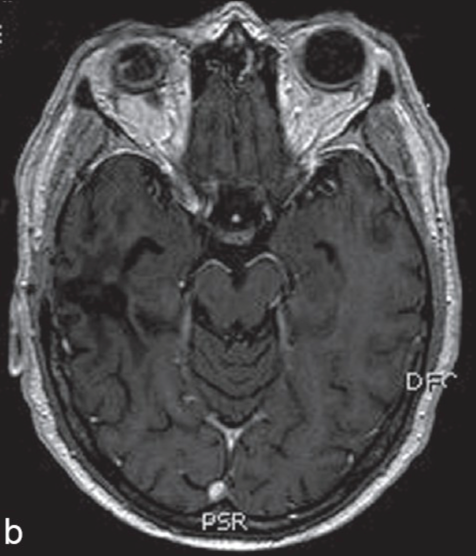
%> input picture t.png, 952 x 1112 px (shown at 1/2 size)
$ octave --eval "result = Segmentation_Fn;"   (GNU Octave 9; MATLAB toolbox functions it lacks are replaced by stand-ins)
%> lines starting %> are read from the running program, lines starting %| are printed output that depends on the picture; in (x1, y1, x2, y2) boxes, pixels count from 0 and x2, y2 are one past the last pixel; in counts of white or black regions, pixels touching at a corner belong together; the program's own positions count from 1
### selectFile.m
function [tumor,noTumor] = selectFile()
%folderName = uigetdir;
%file = fullfile(folderName,fileName);
uigetdir

tumor = imread('t.png');
noTumor = imread('not.png');

%% Display the color Images
figure
imshow(tumor)
figure
imshow(noTumor)
end

### convertBW.m
function [tumorBW,noTumorBW] = convertBW(tumor,noTumor)

tumorBW = rgb2gray(tumor);
noTumorBW = rgb2gray(noTumor);
end

### imSubtract.m
function imDiff = imSubtract(tumorBW,noTumorBW)

noTumSize = size(noTumorBW);
tumSize = size(tumorBW);
if noTumSize ~= tumSize
    pad1 = noTumSize(1)-tumSize(1);
    pad2 = noTumSize(2)-tumSize(2);
end
tumorBW = padarray(tumorBW,[pad1/2,pad2/2]);
%only made to work currently will probably need to be changed
imDiff = abs(tumorBW-noTumorBW);
figure
imshow(imDiff)
end

### imMax.m
function [maximumD,RowC,ColR,m,n] = imMax(imDiff)
maximumD = max(max(imDiff));
[RowC, ColR] = find(imDiff == maximumD);
[m,n]= size(imDiff);

imshow(imDiff)
hold on
plot(RowC, ColR, 'r*')
end

### threshLength.m
function [imDiff,thresh,seg_I,bTumor] = threshLength(imDiff)
%%imtool(diffreImg)
imDiff = mat2gray(imDiff);
thresh = multithresh(imDiff,2);
seg_I = imquantize(imDiff,thresh);

bTumor = seg_I == 3;
imagesc(bTumor)
end

### imThresh.m
function threshIm = imThresh(imDiff,RowC,ColR)
threshIm = imDiff > 8;
figure
imshow(threshIm)
hold on
plot(RowC, ColR, 'r')
hold off
end

### fillRegions.m
function [bTumor2,bTumor3,bTumor4] = fillRegions(bTumor)
bTumor2 = bwareaopen(bTumor, 5000);
figure
imagesc(bTumor2)

bTumor3 = imopen(bTumor2,strel('disk',100));
imagesc([bTumor2,bTumor3])

bTumor4 = imreconstruct(bTumor3,bTumor2);
imagesc([bTumor2,bTumor4])
end

### showBW.m
function showBW(tumorBW,noTumorBW)
figure
imshow(tumorBW)
figure
imshow(noTumorBW)
end

### Segmentation_Fn.m
function [tumorHighlight] = Segmentation_Fn()
%% Get Images
%[tumor, noTumor] = getImages();
[tumor,noTumor] = selectFile();
%> the answer given: .
%> in selectFile, tumor is the input picture: size 1112x952x3 uint8; mean R, G, B 74.9, 74.2, 75.3
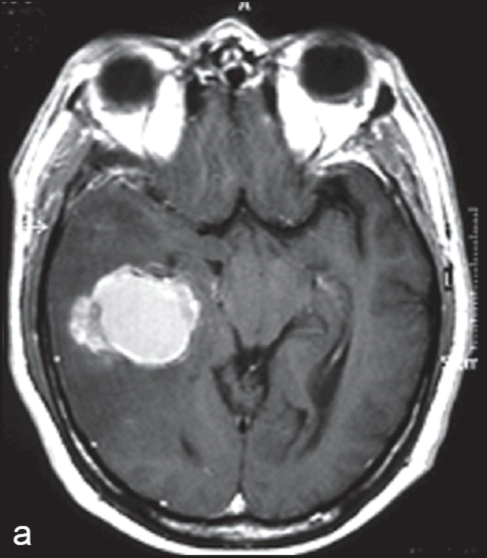
%> input picture not.png, 974 x 1116 px (shown at 1/2 size)
%> in selectFile, noTumor is the input picture: size 1116x974x3 uint8; mean R, G, B 103.3, 103, 104.5

%% Converting from color to black and white
[tumorBW,noTumorBW] = convertBW(tumor,noTumor);

%% Showing Black and white images
showBW(tumorBW,noTumorBW);

%% If images are different sizes, pad
%noTumorBW = imPad(noTumorBW);

%% Subtracting the images
imDiff = imSubtract(tumorBW,noTumorBW);
%> in imSubtract, `imDiff = abs(tumorBW-noTumorBW);`:
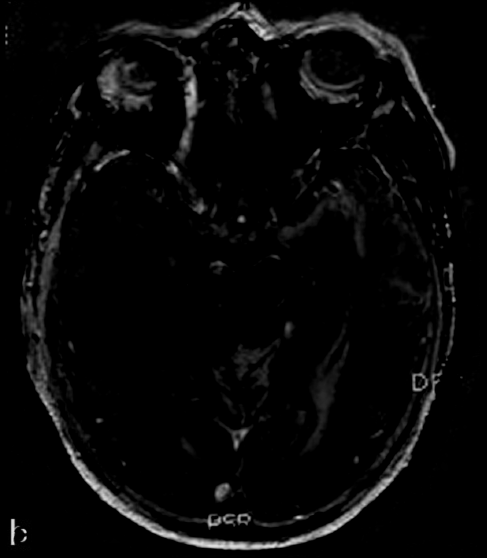
%> imDiff: size 1116x974 uint8 (shown at 1/2 size); min 0, max 228, mean 8.1

%% Finding Maximum Location or Difference
[maximumD,RowC,ColR,m,n] = imMax(imDiff);
%> in imMax, `maximumD = max(max(imDiff));`: maximumD = 228
%> in imMax, `[RowC, ColR] = find(imDiff == maximumD);`: RowC = [1067; 1068]; ColR = [26; 26]
%> maximumD = 228; RowC = [1067; 1068]; ColR = [26; 26]; m = 1116; n = 974

%% Using imtool to determine the Threshold as well as the length
[imDiff,thresh,seg_I,bTumor] = threshLength(imDiff);
%> in threshLength, `thresh = multithresh(imDiff,2);`: thresh = [0.114 0.404]
%> in threshLength, `seg_I = imquantize(imDiff,thresh);`:
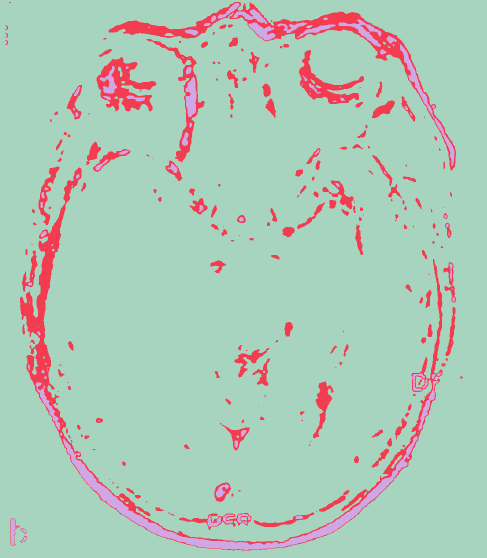
%> seg_I: size 1116x974 double (shown at 1/2 size); 3 distinct labels, from 1 to 3; one colour per label, 0 black
%> in threshLength, `bTumor = seg_I == 3;`:
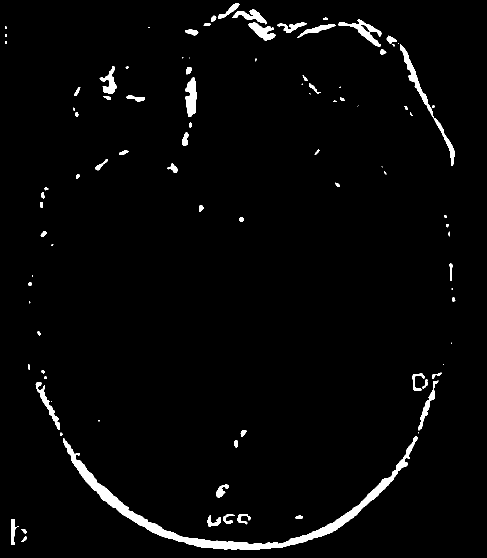
%> bTumor: size 1116x974 logical (shown at 1/2 size); 2.6% white; 94 white regions (28 under 20 px), largest, box (x1, y1, x2, y2) and area: (126, 872, 835, 1100) 11917, (800, 88, 909, 332) 2026, (677, 39, 763, 94) 1260
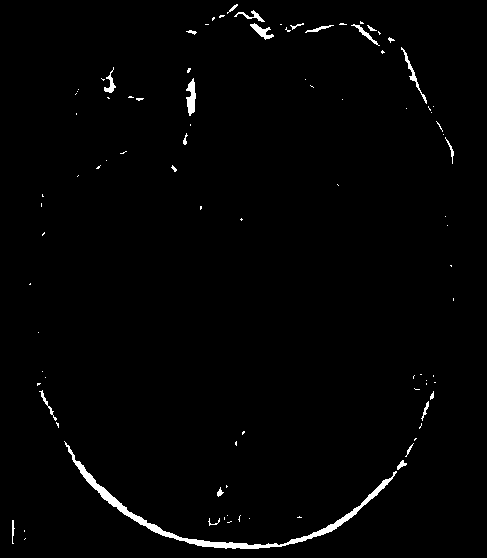
%> figure redrawn from the program's plot data; shown at 1/2 size
%> thresh = [0.114 0.404]

%% Threshold of the Images
threshIm = imThresh(imDiff,RowC,ColR);
%> in imThresh, `threshIm = imDiff > 8;`: threshIm: size 1116x974 logical; every value is 0
%> figure, not shown here; shown at 1/2 size

%% Filling in the Regions
[bTumor2,bTumor3,bTumor4] = fillRegions(bTumor)
%> in fillRegions, `bTumor2 = bwareaopen(bTumor, 5000);`: bTumor2: size 1116x974 logical; 1.1% white; 1 white region, box (x1, y1, x2, y2) and area: (126, 872, 835, 1100) 11917
%> in fillRegions, `imagesc(bTumor2)`:
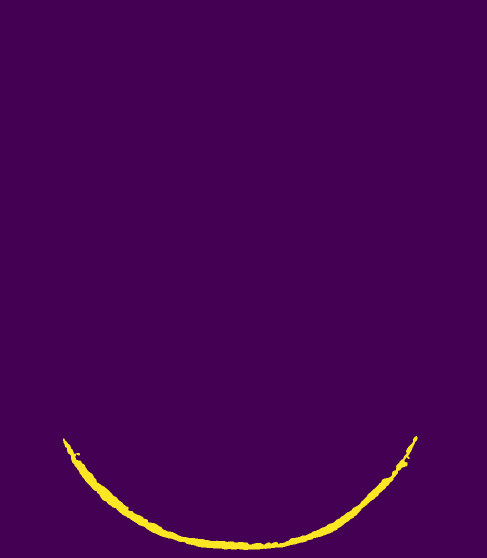
%> displayed picture: size 1116x974x3, on the screen's scale of 0 to 255 (shown at 1/2 size); mean R, G, B 70, 3.5, 83.5
%> in fillRegions, `imagesc([bTumor2,bTumor3])`:
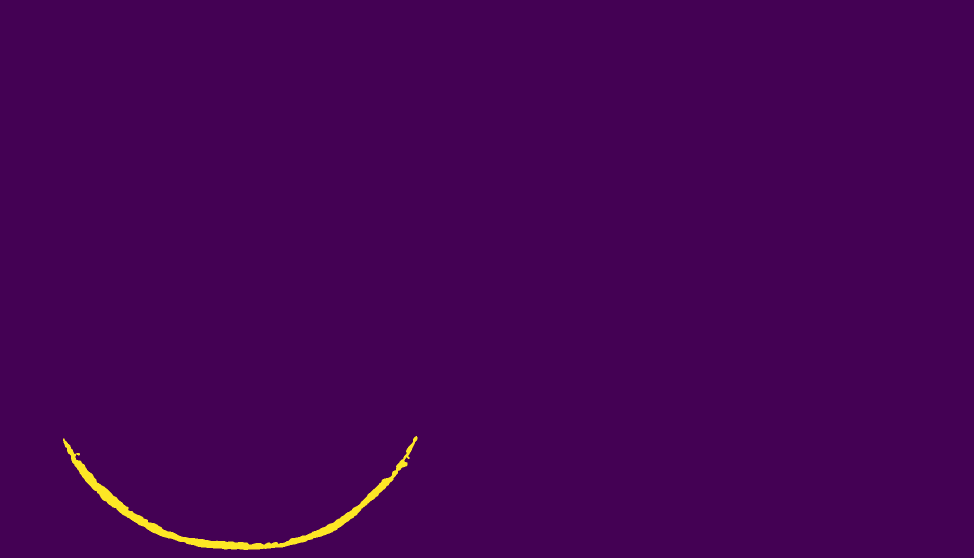
%> displayed picture: size 1116x1948x3, on the screen's scale of 0 to 255 (shown at 1/2 size); mean R, G, B 69, 2.3, 83.7

%% Overlap OG image
%overlapImg=imoverlay();
%tumorHighlight = overlapImg;

%got to figure out what this does
%% Filtering out images smaller than 80
%[statImg,lengthImg,filterImg,finalImg] = imFilter(fillImg)
%IDK what this does
%% Naming the significance of the change

%> (the run ends here)
